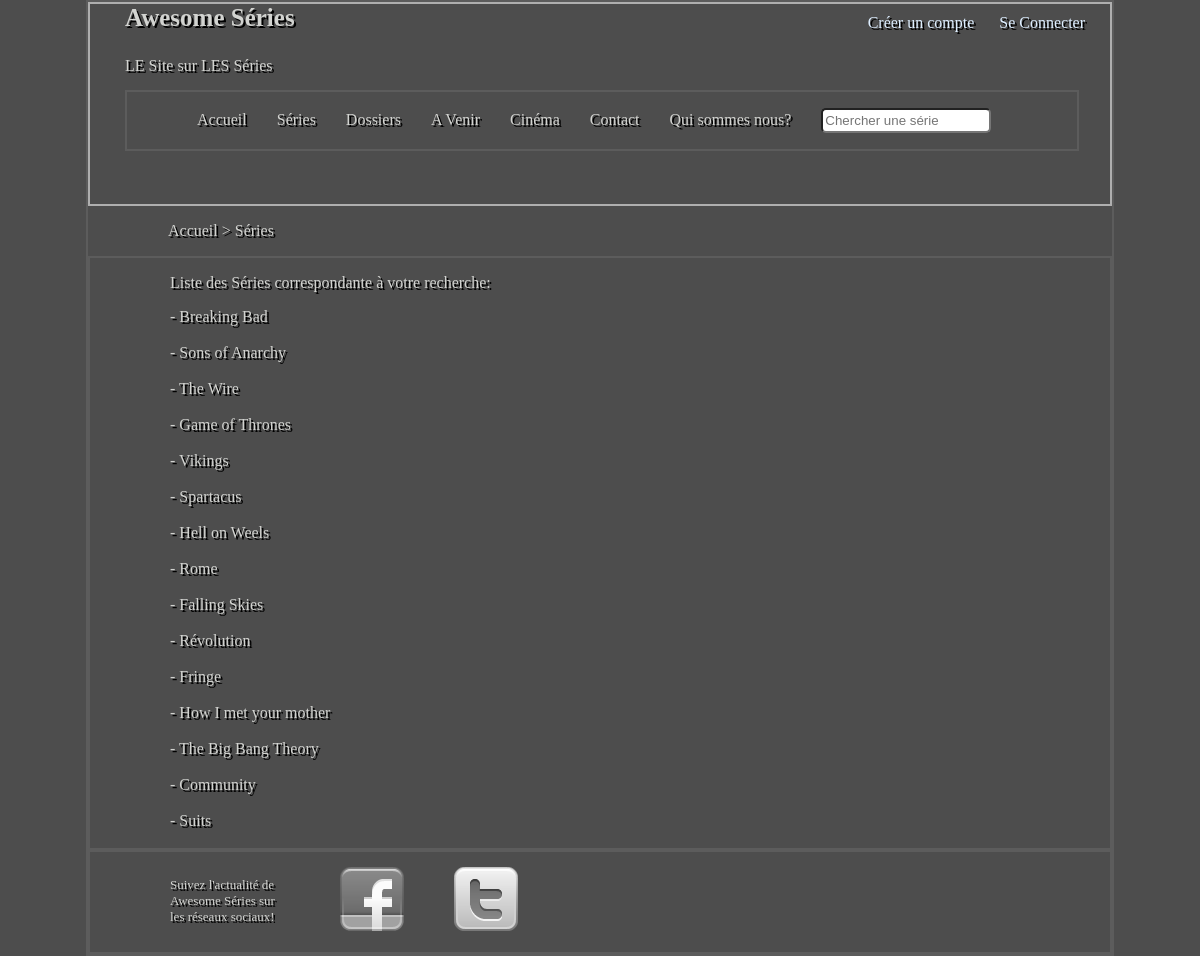
Screenshot of /search.php with the database file from the repository.
### tables this page shows
CREATE TABLE IF NOT EXISTS `serie` (
  `id_serie` int(11) NOT NULL AUTO_INCREMENT,
  `titre_serie` varchar(70) DEFAULT NULL,
  `nationalite_serie` varchar(70) DEFAULT NULL,
  `realisateur_serie` varchar(70) DEFAULT NULL,
  `synopsis_serie` longtext,
  `resume_serie` longtext,
  `genre_serie` varchar(70) DEFAULT NULL,
  `annee_serie` varchar(70) DEFAULT NULL,
  `nbre_saisons_serie` int(11) DEFAULT NULL,
  `statut_serie` varchar(70) DEFAULT NULL,
  `format_serie` varchar(45) DEFAULT NULL,
  `trailer_serie` text NOT NULL,
  PRIMARY KEY (`id_serie`)
);

### commun/include/sql.inc.php (called while the page is built)
<?php
function executer_requete ($requete)
{
    try
    {
        $bdd = new PDO('mysql:host=localhost;dbname=awesome_series', 'root', '', array(PDO::MYSQL_ATTR_INIT_COMMAND =>  'SET NAMES utf8') );
    }
    catch (Exception $e)
    {
            die('Erreur : ' . $e->getMessage());
    }
    $reponse = $bdd->query($requete) or die(mysql_error());
    return $reponse;
}
?>

### search.php (the view, shortened to what this page needs)
<!DOCTYPE html>
<html>
    <head>
        <link rel="stylesheet" href="./css/awesome_series.css"/>
         <?php
            require ('./commun/include/template.php');
            require ('./commun/include/sql.inc.php');;
         ?>
    </head>
    <body>
        <?php afficher_header();?>
        <section>
            <p id="fil_d_ariane"><a href="index.php">Accueil</a> > <a href="search.php">Séries</a></p>
            <?php
                if(isset($_POST['search']))
                {
                    $search = $_POST['search'];
                    $requete_precise = 'SELECT titre_serie FROM serie
                                        WHERE titre_serie LIKE \'' .$search . '%\' ';
                    $reponse = executer_requete($requete_precise);
                    $nb_serie = 'SELECT COUNT(*) AS nbr FROM serie
                                        WHERE titre_serie LIKE \'' .$search . '%\' ';
                }
                else
                {
                    $requete_general = 'SELECT titre_serie FROM serie';
                    $reponse = executer_requete($requete_general);
                    $nb_serie = 'SELECT COUNT(*) AS nbr FROM serie';
                }
                $reponse2 = executer_requete($nb_serie);
            ?>
            <article>
                <?php
                    while ($donnees2 = $reponse2->fetch())
                    {
                        if($donnees2['nbr'] == 0 )
                        {
                            printf('<p class="result_search">Aucune série ne correspond à votre recherche, désolé.</p>');
                        }
                        else
                        {
                            printf('<p class="result_search">Liste des Séries correspondante à votre recherche:</p>');
                            while ($donnees = $reponse->fetch())
                            {
                                $nom_serie = str_replace(' ', '-',$donnees['titre_serie']);
                                echo '<a class="search" href="fiche_serie.php?serie=' . $nom_serie . '">' . '- ' . $donnees['titre_serie'] . '</a>' . '<br /><br />';
                            }
                        }
                    }
                ?>
            </article>
        </section>
        <?php afficher_footer();?>
    </body>
</html>

### commun/include/template.php (shortened to what this page needs)
<?php
function afficher_header()
{
    printf("<header>");
    printf("<h1 class=\"titre_site\">Awesome Séries</h1>");
        if (!isset($_SESSION['login']))
        {
            printf('<a class="login" href="login.php">Se Connecter</a>');
            printf('<a class="login" href="inscription.php">Créer un compte</a>');
        }
        else
        {
            printf('<a class="login" href="cmpt_membre.php">Acceder à mon compte</a>');
            printf('<a class="disconnect" href="deconnection.php">Déconnection</a>');
        }
        printf('<div class="texte_titre">LE Site sur LES Séries</div>');
            printf('<nav>');
                printf('<ul>');
                    printf('<li><a href="index.php">Accueil</a></li>');
                    printf('<li><a href="search.php">Séries</a></li>');
                    printf('<li><a href="dossiers.php">Dossiers</a></li>');
                    printf('<li><a href="a_venir.php">A Venir</a></li>');
                    printf('<li><a href="cinema.php">Cinéma</a></li>');
                    printf('<li><a href="contact.php">Contact</a></li>');
                    printf('<li><a href="qui_sommes_nous.php">Qui sommes nous?</a></li>');
                    printf('<li><form method="POST" action="search.php"><input class="test" type="search" placeholder="Chercher une série" name="search" /></form></li>');
                printf('</ul>');
            printf('</nav>');
printf('</header>');
}
function afficher_footer()
{
     printf('<footer>');
     printf('<div id="suivez_nous">');
         printf('<p>Suivez l\'actualité de Awesome Séries sur les réseaux sociaux!</p>');
             printf('<a class="infobulle" href="http://www.facebook.com"><img class="icone" src="images/ico-facebook.png" alt="facebook"/><span>Facebook</span></a>');
             printf('<a class="infobulle" href="http://www.twitter.com"><img class="icone" src="images/ico-twitter.png" alt="twitter"/><span>Twitter</span></a>');
     printf('</div>');
     printf('</footer>');
}
?>

### rows the page displays
serie: titre_serie "Breaking Bad"
serie: titre_serie "Sons of Anarchy"
serie: titre_serie "The Wire"
serie: titre_serie "Game of Thrones"
serie: titre_serie "Vikings"
serie: titre_serie "Spartacus"
serie: titre_serie "Hell on Weels"
serie: titre_serie "Rome"
serie: titre_serie "Falling Skies"
serie: titre_serie "Révolution"
serie: titre_serie "Fringe"
serie: titre_serie "How I met your mother"
serie: titre_serie "The Big Bang Theory"
serie: titre_serie "Community"
serie: titre_serie "Suits"
